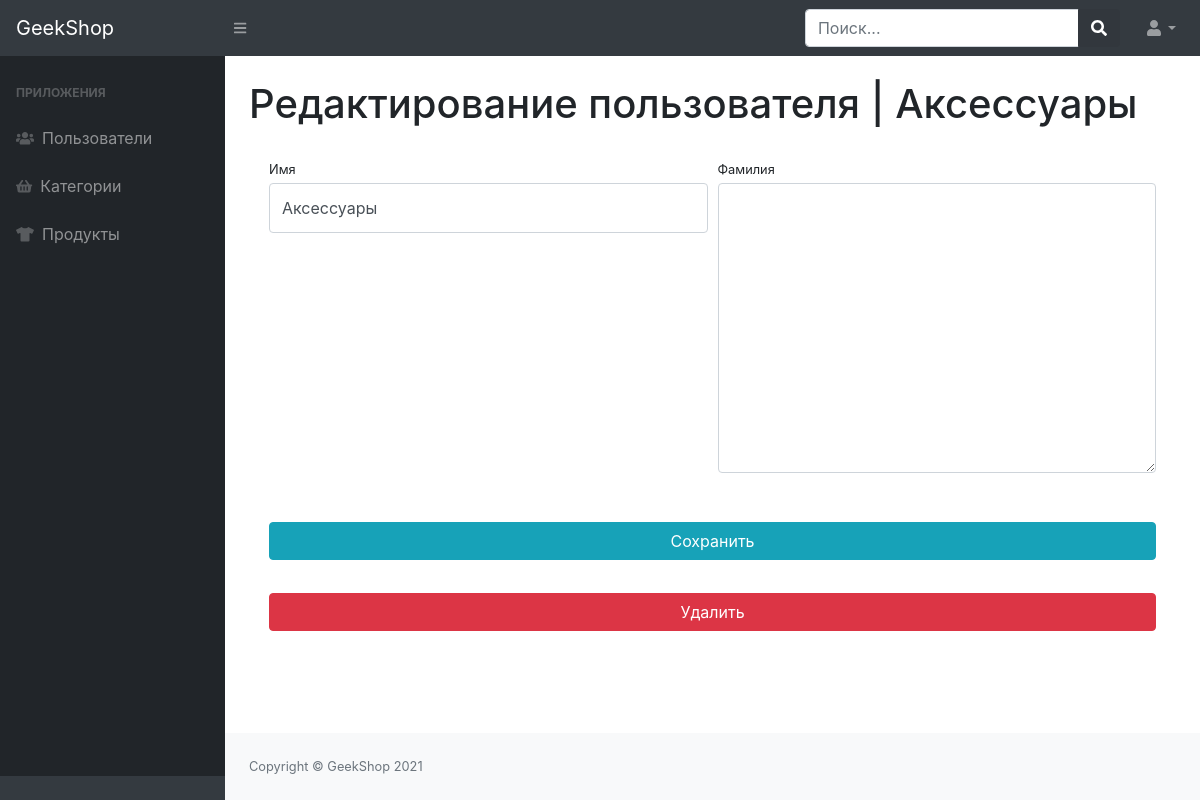
Page /adminapp/category_update/4/ (signed in) on the earlier database version.
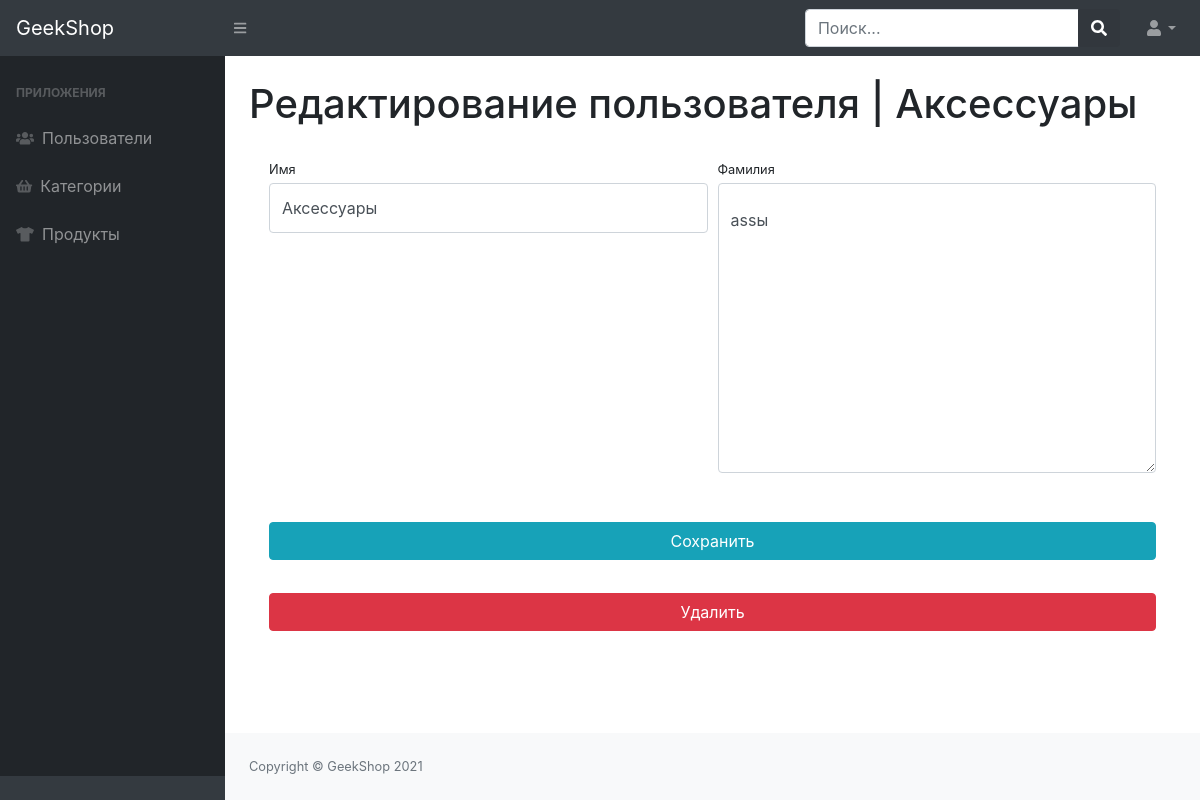
Same page on the later database version.
### mainapp/models.py (models this page shows, shortened)
class ProductCategories(models.Model):
    name = models.CharField(max_length=200, unique=True)
    description = models.TextField(blank=True, null=True)

### adminapp/views.py (the view)
# urls.py: path("category_update/<int:id>/", admin_category_update, name="admin_category_update"),
@user_passes_test(lambda u: u.is_superuser)
def admin_category_update(request, id):
    category = ProductCategories.objects.get(id=id)
    if request.method == "POST":
        form = CategoryAdminRegisterForm(data=request.POST, instance=category, files=request.FILES)
        if form.is_valid():
            form.save()
            return HttpResponseRedirect(reverse("adminapp:admin_categories"))
    else:
        form = CategoryAdminRegisterForm(instance=category)
    context = {
        "title": "Админка | изменить пользователя",
        "form": form,
        "category": category
    }
    return render(request, "adminapp/admin-ctegories-update-delete.html", context)

### adminapp/forms.py
class CategoryAdminRegisterForm(UserChangeForm):
    class Meta:
        model = ProductCategories
        fields = ("name", "description")
    def __init__(self, *args, **kwargs):
        super(CategoryAdminRegisterForm, self).__init__(*args, **kwargs)
        for field_name, field in self.fields.items():
            field.widget.attrs["class"] = "form-control py-4"

### adminapp/templates/adminapp/admin-ctegories-update-delete.html (shortened to what this page needs)
{% extends "adminapp/base.html" %}
{% block content %}
  <div class="container-fluid">
    <h1 class="mt-4">Редактирование пользователя | {{ category.name }}</h1>
    <div class="card-body">
      <form action="{% url 'adminapp:admin_category_update' category.id %}" method="post" enctype="multipart/form-data">
        <div class="form-row">
          <div class="col-lg-6">
            <div class="form-group">
              <label class="small mb-1" for="{{ form.name.id_for_label }}">Имя</label>
              {{ form.name }}
            </div>
          </div>
          <div class="col-lg-6">
            <div class="form-group">
              <label class="small mb-1" for="{{ form.description.id_for_label }}">Фамилия</label>
              {{ form.description }}
            </div>
          </div>
        </div>
        <div class="form-row">
          <div class="col-lg-12" style="margin-top: 33px;">
            <input class="btn btn-info btn-block" type="submit" value="Сохранить">
          </div>
        </div>
      </form>
      <form action="{% url 'adminapp:admin_category_delete' category.id %}" method="post">
        <div class="row">
          <div class="col-lg-12" style="margin-top: 33px;">
            <input class="btn btn-danger btn-block" type="submit" value="Удалить">
          </div>
        </div>
      </form>
    </div>
  </div>
{% endblock %}

Differences in the rows shown:
changed ProductCategories "Аксессуары": description (not shown) → "assы"
